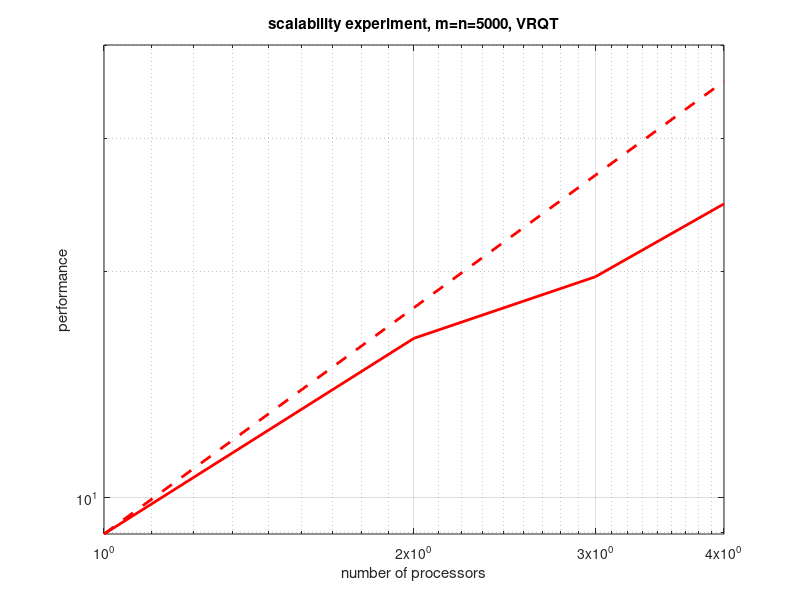

Recreate this plot in MATLAB.
   clear
   close all
   X = load('test_timing_lapack__square__1thread.dat');
   m = X(:,2);
   perf = X(:,5);
   Y = load('test_timing_lapack__square__2threads.dat');
   m = Y(:,2);
   perf = Y(:,5);
   T = load('test_timing_lapack__square__3threads.dat');
   m = T(:,2);
   perf = T(:,5);
   Z = load('test_timing_lapack__square__4threads.dat');
   m = Z(:,2);
   perf = Z(:,5);

   ax = axes;
   loglog( [1 2 3 4 ], [ X(13,5) Y(13,5) T(13,5) Z(13,5) ], 'r', 'LineWidth', 2); hold on;
   loglog( [1 2 3 4 ], [ X(13,5) 2*X(13,5) 3*X(13,5) 4*X(13,5) ], 'r--', 'LineWidth', 2); hold on;
   grid on
   set( ax, 'XTick',[ 1 2 3 4]);
   axis([1 4 0 40])

   title('scalability experiment, m=n=5000, VRQT')
   xlabel('number of processors')
   ylabel('performance')
